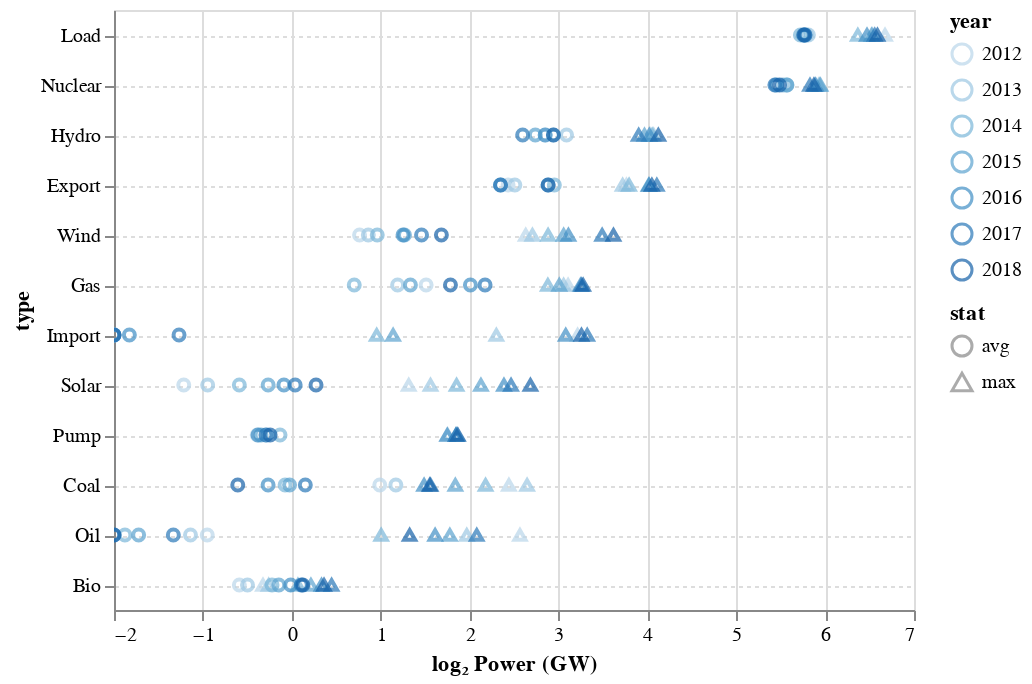

Notebook code for this chart:
### Markdown cell above
With color scale for years:

### Code cell
alt.Chart(stats_yl).mark_point().encode(
    x=alt.X('log2', 
        scale = alt.Scale(
            domain=(-2,7),
            clamp=True # nice for interactive charts. otherwise, clip=True may be better
        ),
        axis=alt.Axis(title='log₂ Power (GW)')
    ),
    y=alt.Y('type', sort=sorted_types),
    color='year:O',
    shape=alt.Shape(
        'stat', 
        scale=shape_scale
    ),
    tooltip=['year', 'value']
).configure_axisY(
    grid=True,
    gridDash=(2,2)
).interactive()

### Figure 1 — Vega-Lite specification as saved in the notebook (floating-point values rounded to 4 significant figures; data arrays with more than 128 entries replaced by an {"elided": "..."} marker saying what was removed)
{"$schema": "https://vega.github.io/schema/vega-lite/v3.4.0.json", "config": {"axisY": {"grid": true, "gridDash": [2, 2]}, "mark": {"tooltip": null}, "view": {"height": 300, "width": 400}}, "data": {"name": "data-7a831517b55962d7905f31c6a5f73b7f"}, "datasets": {"data-7a831517b55962d7905f31c6a5f73b7f": {"elided": "168 records"}}, "encoding": {"color": {"field": "year", "type": "ordinal"}, "shape": {"field": "stat", "scale": {"domain": ["avg", "max"], "range": ["circle", "triangle-up"]}, "type": "nominal"}, "tooltip": [{"field": "year", "type": "quantitative"}, {"field": "value", "type": "quantitative"}], "x": {"axis": {"title": "log₂ Power (GW)"}, "field": "log2", "scale": {"clamp": true, "domain": [-2, 7]}, "type": "quantitative"}, "y": {"field": "type", "sort": ["Load", "Nuclear", "Hydro", "Export", "Wind", "Gas", "Import", "Solar", "Pump", "Coal", "Oil", "Bio"], "type": "nominal"}}, "mark": "point", "selection": {"selector003": {"bind": "scales", "encodings": ["x", "y"], "type": "interval"}}}
